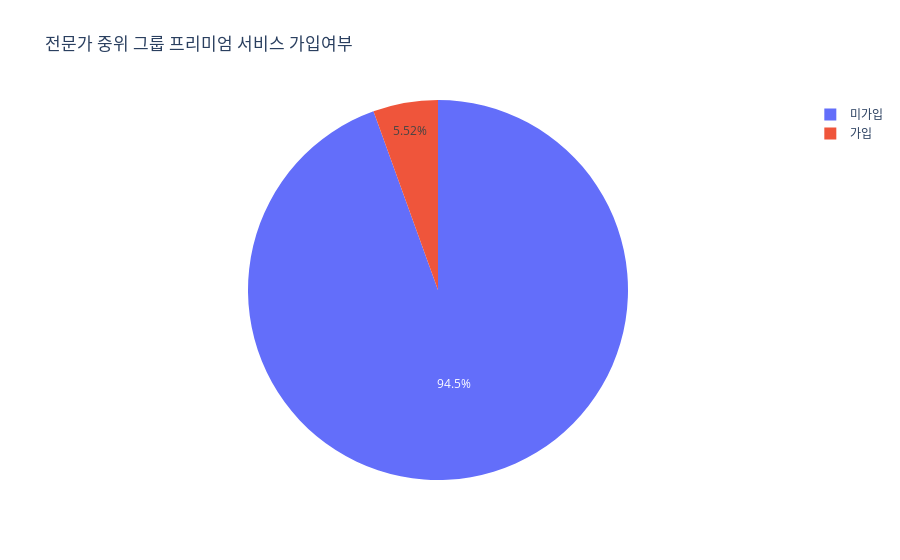
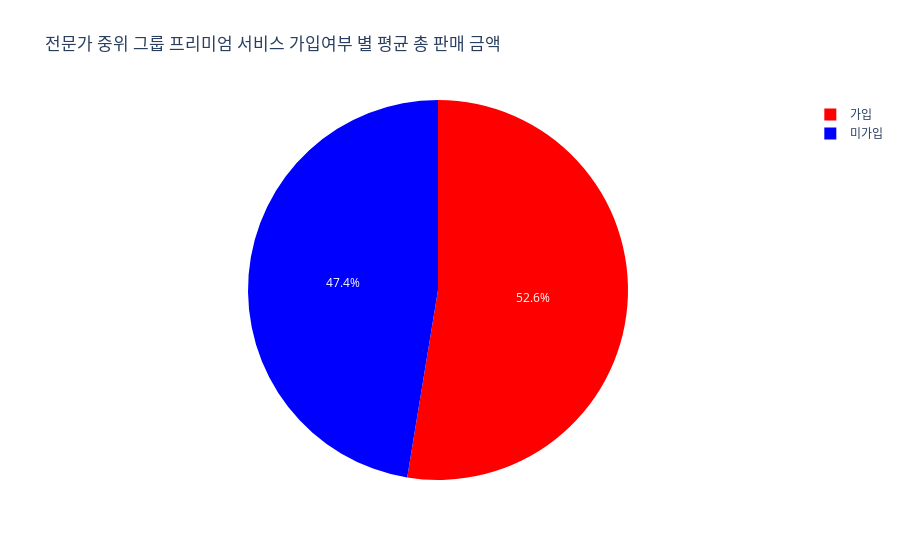

Notebook code cell kept with these figures, in order:
### Code cell
pie = mid['프리미엄 서비스 가입여부'].value_counts()
A = go.Pie(labels = pie.index,
            values= pie)

data = [A]
layout = go.Layout(title = '전문가 중위 그룹 프리미엄 서비스 가입여부')
fig = go.Figure(data,layout)
fig.show()

pie = mid.groupby('프리미엄 서비스 가입여부')['총 판매 금액'].mean()

color_mapping = {"가입": "red", "미가입": "blue"}
colors = [color_mapping.get(label, "gray") for label in pie.index]

A = go.Pie(
    labels=pie.index,
    values=pie,
    marker=dict(colors=colors)
)

data = [A]
layout = go.Layout(title='전문가 중위 그룹 프리미엄 서비스 가입여부 별 평균 총 판매 금액')
fig = go.Figure(data=data, layout=layout)
fig.show()

### Figure 1 — Plotly figure (JSON) as saved in the notebook; plotly's stock layout.template omitted (floating-point values rounded to 4 significant figures)
{"data": [{"labels": ["미가입", "가입"], "type": "pie", "values": [651, 38]}], "layout": {"autosize": true, "title": {"text": "전문가 중위 그룹 프리미엄 서비스 가입여부"}}}

### Figure 2 — Plotly figure (JSON) as saved in the notebook; plotly's stock layout.template omitted (floating-point values rounded to 4 significant figures)
{"data": [{"labels": ["가입", "미가입"], "marker": {"colors": ["red", "blue"]}, "type": "pie", "values": [5241000.0, 4724000.0]}], "layout": {"autosize": true, "title": {"text": "전문가 중위 그룹 프리미엄 서비스 가입여부 별 평균 총 판매 금액"}}}
